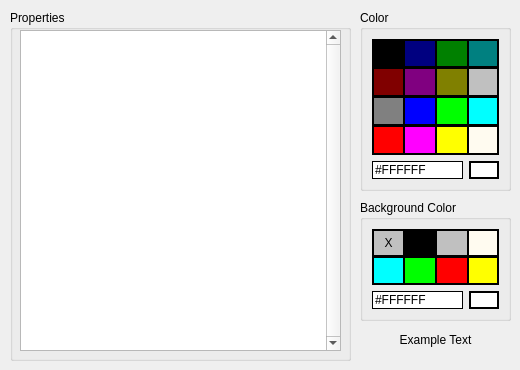
   <widget class="QWidget" name="tabColors">
    <attribute name="title">
     <string>Colors</string>
    </attribute>
    <widget class="QGroupBox" name="groupColor">
     <property name="geometry">
      <rect>
       <x>360</x>
       <y>10</y>
       <width>151</width>
       <height>181</height>
      </rect>
     </property>
     <property name="title">
      <string>Color</string>
     </property>
     <property name="checkable">
      <bool>false</bool>
     </property>
     <layout class="QGridLayout" name="gridLayout_2">
      <item row="0" column="0" colspan="2">
       <layout class="QGridLayout" name="gridForegroundColors">
        <property name="spacing">
         <number>0</number>
        </property>
        <item row="0" column="0">
         <widget class="QPushButton" name="button000000">
          <property name="sizePolicy">
           <sizepolicy hsizetype="MinimumExpanding" vsizetype="MinimumExpanding">
            <horstretch>0</horstretch>
            <verstretch>0</verstretch>
           </sizepolicy>
          </property>
          <property name="styleSheet">
           <string notr="true">background-color: #000000;
border: solid black;
border-width: 2px 1px 2px 2px;</string>
          </property>
          <property name="text">
           <string/>
          </property>
         </widget>
        </item>
        <item row="0" column="1">
         <widget class="QPushButton" name="button000080">
          <property name="sizePolicy">
           <sizepolicy hsizetype="MinimumExpanding" vsizetype="MinimumExpanding">
            <horstretch>0</horstretch>
            <verstretch>0</verstretch>
           </sizepolicy>
          </property>
          <property name="styleSheet">
           <string notr="true">background-color: #000080;
border: solid black;
border-width: 2px 1px 2px 1px;</string>
          </property>
          <property name="text">
           <string/>
          </property>
         </widget>
        </item>
        <item row="0" column="2">
         <widget class="QPushButton" name="button008000">
          <property name="sizePolicy">
           <sizepolicy hsizetype="MinimumExpanding" vsizetype="MinimumExpanding">
            <horstretch>0</horstretch>
            <verstretch>0</verstretch>
           </sizepolicy>
          </property>
          <property name="styleSheet">
           <string notr="true">background-color: #008000;
border: solid black;
border-width: 2px 1px 2px 1px;</string>
          </property>
          <property name="text">
           <string/>
          </property>
         </widget>
        </item>
        <item row="0" column="3">
         <widget class="QPushButton" name="button008080">
          <property name="sizePolicy">
           <sizepolicy hsizetype="MinimumExpanding" vsizetype="MinimumExpanding">
            <horstretch>0</horstretch>
            <verstretch>0</verstretch>
           </sizepolicy>
          </property>
          <property name="styleSheet">
           <string notr="true">background-color: #008080;
border: solid black;
border-width: 2px 2px 2px 1px;</string>
          </property>
          <property name="text">
           <string/>
          </property>
         </widget>
        </item>
        <item row="1" column="0">
         <widget class="QPushButton" name="button800000">
          <property name="sizePolicy">
           <sizepolicy hsizetype="MinimumExpanding" vsizetype="MinimumExpanding">
            <horstretch>0</horstretch>
            <verstretch>0</verstretch>
           </sizepolicy>
          </property>
          <property name="styleSheet">
           <string notr="true">background-color: #800000;
border: solid black;
border-width: 1px 1px 2px 2px;</string>
          </property>
          <property name="text">
           <string/>
          </property>
         </widget>
        </item>
        <item row="1" column="1">
         <widget class="QPushButton" name="button800080">
          <property name="sizePolicy">
           <sizepolicy hsizetype="MinimumExpanding" vsizetype="MinimumExpanding">
            <horstretch>0</horstretch>
            <verstretch>0</verstretch>
           </sizepolicy>
          </property>
          <property name="styleSheet">
           <string notr="true">background-color: #800080;
border: solid black;
border-width: 1px 1px 2px 1px;</string>
          </property>
          <property name="text">
           <string/>
          </property>
         </widget>
        </item>
        <item row="1" column="2">
         <widget class="QPushButton" name="button808000">
          <property name="sizePolicy">
           <sizepolicy hsizetype="MinimumExpanding" vsizetype="MinimumExpanding">
            <horstretch>0</horstretch>
            <verstretch>0</verstretch>
           </sizepolicy>
          </property>
          <property name="styleSheet">
           <string notr="true">background-color: #808000;
border: solid black;
border-width: 1px 1px 2px 1px;</string>
          </property>
          <property name="text">
           <string/>
          </property>
         </widget>
        </item>
        <item row="1" column="3">
         <widget class="QPushButton" name="buttonC0C0C0">
          <property name="sizePolicy">
           <sizepolicy hsizetype="MinimumExpanding" vsizetype="MinimumExpanding">
            <horstretch>0</horstretch>
            <verstretch>0</verstretch>
           </sizepolicy>
          </property>
          <property name="styleSheet">
           <string notr="true">background-color: #C0C0C0;
border: solid black;
border-width: 1px 2px 2px 1px;</string>
          </property>
          <property name="text">
           <string/>
          </property>
         </widget>
        </item>
        <item row="2" column="0">
         <widget class="QPushButton" name="button808080">
          <property name="sizePolicy">
           <sizepolicy hsizetype="MinimumExpanding" vsizetype="MinimumExpanding">
            <horstretch>0</horstretch>
            <verstretch>0</verstretch>
           </sizepolicy>
          </property>
          <property name="styleSheet">
           <string notr="true">background-color: #808080;
border: solid black;
border-width: 1px 1px 2px 2px;</string>
          </property>
          <property name="text">
           <string/>
          </property>
         </widget>
        </item>
        <item row="2" column="1">
         <widget class="QPushButton" name="button0000FF">
          <property name="sizePolicy">
           <sizepolicy hsizetype="MinimumExpanding" vsizetype="MinimumExpanding">
            <horstretch>0</horstretch>
            <verstretch>0</verstretch>
           </sizepolicy>
          </property>
          <property name="styleSheet">
           <string notr="true">background-color: #0000FF;
border: solid black;
border-width: 1px 1px 2px 1px;</string>
          </property>
          <property name="text">
           <string/>
          </property>
         </widget>
        </item>
        <item row="2" column="2">
         <widget class="QPushButton" name="button00FF00">
          <property name="sizePolicy">
           <sizepolicy hsizetype="MinimumExpanding" vsizetype="MinimumExpanding">
            <horstretch>0</horstretch>
            <verstretch>0</verstretch>
           </sizepolicy>
          </property>
          <property name="styleSheet">
           <string notr="true">background-color: #00FF00;
border: solid black;
border-width: 1px 1px 2px 1px;</string>
          </property>
          <property name="text">
           <string/>
          </property>
         </widget>
        </item>
        <item row="2" column="3">
         <widget class="QPushButton" name="button00FFFF">
          <property name="sizePolicy">
           <sizepolicy hsizetype="MinimumExpanding" vsizetype="MinimumExpanding">
            <horstretch>0</horstretch>
            <verstretch>0</verstretch>
           </sizepolicy>
          </property>
          <property name="styleSheet">
           <string notr="true">background-color: #00FFFF;
border: solid black;
border-width: 1px 2px 2px 1px;</string>
          </property>
          <property name="text">
           <string/>
          </property>
         </widget>
        </item>
        <item row="3" column="0">
         <widget class="QPushButton" name="buttonFF0000">
          <property name="sizePolicy">
           <sizepolicy hsizetype="MinimumExpanding" vsizetype="MinimumExpanding">
            <horstretch>0</horstretch>
            <verstretch>0</verstretch>
           </sizepolicy>
          </property>
          <property name="styleSheet">
           <string notr="true">background-color : #FF0000;
border: solid black;
border-width: 1px 1px 2px 2px;</string>
          </property>
          <property name="text">
           <string/>
          </property>
         </widget>
        </item>
        <item row="3" column="1">
         <widget class="QPushButton" name="buttonFF00FF">
          <property name="sizePolicy">
           <sizepolicy hsizetype="MinimumExpanding" vsizetype="MinimumExpanding">
            <horstretch>0</horstretch>
            <verstretch>0</verstretch>
           </sizepolicy>
          </property>
          <property name="styleSheet">
           <string notr="true">background-color: #FF00FF;
border: solid black;
border-width: 1px 1px 2px 1px;</string>
          </property>
          <property name="text">
           <string/>
          </property>
         </widget>
        </item>
        <item row="3" column="2">
         <widget class="QPushButton" name="buttonFFFF00">
          <property name="sizePolicy">
           <sizepolicy hsizetype="MinimumExpanding" vsizetype="MinimumExpanding">
            <horstretch>0</horstretch>
            <verstretch>0</verstretch>
           </sizepolicy>
          </property>
          <property name="styleSheet">
           <string notr="true">background-color: #FFFF00;
border: solid black;
border-width: 1px 1px 2px 1px;</string>
          </property>
          <property name="text">
           <string/>
          </property>
         </widget>
        </item>
        <item row="3" column="3">
         <widget class="QPushButton" name="buttonFFFFFF">
          <property name="sizePolicy">
           <sizepolicy hsizetype="MinimumExpanding" vsizetype="MinimumExpanding">
            <horstretch>0</horstretch>
            <verstretch>0</verstretch>
           </sizepolicy>
          </property>
          <property name="styleSheet">
           <string notr="true">background-color: #FFFBF0;
border: solid black;
border-width: 1px 2px 2px 1px;</string>
          </property>
          <property name="text">
           <string/>
          </property>
         </widget>
        </item>
       </layout>
      </item>
      <item row="1" column="0">
       <widget class="QLineEdit" name="editColor">
        <property name="sizePolicy">
         <sizepolicy hsizetype="Fixed" vsizetype="Fixed">
          <horstretch>0</horstretch>
          <verstretch>0</verstretch>
         </sizepolicy>
        </property>
        <property name="styleSheet">
         <string notr="true">QLineEdit {border-style: outset; border-width: 1px; border-color: black}</string>
        </property>
        <property name="text">
         <string>#FFFFFF</string>
        </property>
        <property name="frame">
         <bool>false</bool>
        </property>
       </widget>
      </item>
      <item row="1" column="1">
       <widget class="QPushButton" name="buttonColor">
        <property name="sizePolicy">
         <sizepolicy hsizetype="Fixed" vsizetype="Fixed">
          <horstretch>0</horstretch>
          <verstretch>0</verstretch>
         </sizepolicy>
        </property>
        <property name="minimumSize">
         <size>
          <width>30</width>
          <height>18</height>
         </size>
        </property>
        <property name="styleSheet">
         <string notr="true">background-color: #FFFFFF; border : 2px solid black</string>
        </property>
        <property name="text">
         <string/>
        </property>
       </widget>
      </item>
     </layout>
    </widget>
    <widget class="QGroupBox" name="groupBackgroundColor">
     <property name="geometry">
      <rect>
       <x>360</x>
       <y>200</y>
       <width>151</width>
       <height>121</height>
      </rect>
     </property>
     <property name="title">
      <string>Background Color</string>
     </property>
     <layout class="QGridLayout" name="gridLayout">
      <item row="0" column="0" colspan="2">
       <layout class="QGridLayout" name="gridBackgroundColors">
        <property name="spacing">
         <number>0</number>
        </property>
        <item row="0" column="0">
         <widget class="QPushButton" name="buttonBackgroundNone">
          <property name="sizePolicy">
           <sizepolicy hsizetype="MinimumExpanding" vsizetype="MinimumExpanding">
            <horstretch>0</horstretch>
            <verstretch>0</verstretch>
           </sizepolicy>
          </property>
          <property name="styleSheet">
           <string notr="true">background-color: #C0C0C0;
border: solid black;
border-width: 2px 1px 2px 2px;</string>
          </property>
          <property name="text">
           <string>X</string>
          </property>
         </widget>
        </item>
        <item row="0" column="1">
         <widget class="QPushButton" name="buttonBackground000000">
          <property name="sizePolicy">
           <sizepolicy hsizetype="MinimumExpanding" vsizetype="MinimumExpanding">
            <horstretch>0</horstretch>
            <verstretch>0</verstretch>
           </sizepolicy>
          </property>
          <property name="styleSheet">
           <string notr="true">background-color: #000000;
border: solid black;
border-width: 2px 1px 2px 1px;</string>
          </property>
          <property name="text">
           <string/>
          </property>
         </widget>
        </item>
        <item row="0" column="2">
         <widget class="QPushButton" name="buttonBackgroundC0C0C0">
          <property name="sizePolicy">
           <sizepolicy hsizetype="MinimumExpanding" vsizetype="MinimumExpanding">
            <horstretch>0</horstretch>
            <verstretch>0</verstretch>
           </sizepolicy>
          </property>
          <property name="styleSheet">
           <string notr="true">background-color: #C0C0C0;
border: solid black;
border-width: 2px 1px 2px 1px;</string>
          </property>
          <property name="text">
           <string/>
          </property>
         </widget>
        </item>
        <item row="0" column="3">
         <widget class="QPushButton" name="buttonBackgroundFFFFFF">
          <property name="sizePolicy">
           <sizepolicy hsizetype="MinimumExpanding" vsizetype="MinimumExpanding">
            <horstretch>0</horstretch>
            <verstretch>0</verstretch>
           </sizepolicy>
          </property>
          <property name="styleSheet">
           <string notr="true">background-color: #FFFBF0;
border: solid black;
border-width: 2px 2px 2px 1px;</string>
          </property>
          <property name="text">
           <string/>
          </property>
         </widget>
        </item>
        <item row="1" column="0">
         <widget class="QPushButton" name="buttonBackground00FFFF">
          <property name="sizePolicy">
           <sizepolicy hsizetype="MinimumExpanding" vsizetype="MinimumExpanding">
            <horstretch>0</horstretch>
            <verstretch>0</verstretch>
           </sizepolicy>
          </property>
          <property name="styleSheet">
           <string notr="true">background-color : #00FFFF;
border: solid black;
border-width: 1px 1px 2px 2px;</string>
          </property>
          <property name="text">
           <string/>
          </property>
         </widget>
        </item>
        <item row="1" column="1">
         <widget class="QPushButton" name="buttonBackground00FF00">
          <property name="sizePolicy">
           <sizepolicy hsizetype="MinimumExpanding" vsizetype="MinimumExpanding">
            <horstretch>0</horstretch>
            <verstretch>0</verstretch>
           </sizepolicy>
          </property>
          <property name="styleSheet">
           <string notr="true">background-color: #00FF00;
border: solid black;
border-width: 1px 1px 2px 1px;</string>
          </property>
          <property name="text">
           <string/>
          </property>
         </widget>
        </item>
        <item row="1" column="2">
         <widget class="QPushButton" name="buttonBackgroundFF0000">
          <property name="sizePolicy">
           <sizepolicy hsizetype="MinimumExpanding" vsizetype="MinimumExpanding">
            <horstretch>0</horstretch>
            <verstretch>0</verstretch>
           </sizepolicy>
          </property>
          <property name="styleSheet">
           <string notr="true">background-color: #FF0000;
border: solid black;
border-width: 1px 1px 2px 1px;</string>
          </property>
          <property name="text">
           <string/>
          </property>
         </widget>
        </item>
        <item row="1" column="3">
         <widget class="QPushButton" name="buttonBackgroundFFFF00">
          <property name="sizePolicy">
           <sizepolicy hsizetype="MinimumExpanding" vsizetype="MinimumExpanding">
            <horstretch>0</horstretch>
            <verstretch>0</verstretch>
           </sizepolicy>
          </property>
          <property name="styleSheet">
           <string notr="true">background-color: #FFFF00;
border: solid black;
border-width: 1px 2px 2px 1px;</string>
          </property>
          <property name="text">
           <string/>
          </property>
         </widget>
        </item>
       </layout>
      </item>
      <item row="1" column="0">
       <widget class="QLineEdit" name="editBackgroundColor">
        <property name="sizePolicy">
         <sizepolicy hsizetype="Fixed" vsizetype="Fixed">
          <horstretch>0</horstretch>
          <verstretch>0</verstretch>
         </sizepolicy>
        </property>
        <property name="styleSheet">
         <string notr="true">QLineEdit {border-style: outset; border-width: 1px; border-color: black}</string>
        </property>
        <property name="text">
         <string>#FFFFFF</string>
        </property>
        <property name="frame">
         <bool>false</bool>
        </property>
       </widget>
      </item>
      <item row="1" column="1">
       <widget class="QPushButton" name="buttonBackgroundColor">
        <property name="sizePolicy">
         <sizepolicy hsizetype="Fixed" vsizetype="Fixed">
          <horstretch>0</horstretch>
          <verstretch>0</verstretch>
         </sizepolicy>
        </property>
        <property name="minimumSize">
         <size>
          <width>30</width>
          <height>18</height>
         </size>
        </property>
        <property name="styleSheet">
         <string notr="true">background-color: #FFFFFF; border : 2px solid black</string>
        </property>
        <property name="text">
         <string/>
        </property>
       </widget>
      </item>
     </layout>
    </widget>
    <widget class="QGroupBox" name="groupProperties">
     <property name="geometry">
      <rect>
       <x>10</x>
       <y>10</y>
       <width>341</width>
       <height>351</height>
      </rect>
     </property>
     <property name="title">
      <string>Properties</string>
     </property>
     <property name="checkable">
      <bool>false</bool>
     </property>
     <widget class="QListWidget" name="listColorNames">
      <property name="geometry">
       <rect>
        <x>10</x>
        <y>20</y>
        <width>321</width>
        <height>321</height>
       </rect>
      </property>
      <property name="verticalScrollBarPolicy">
       <enum>Qt::ScrollBarAlwaysOn</enum>
      </property>
      <property name="horizontalScrollBarPolicy">
       <enum>Qt::ScrollBarAlwaysOff</enum>
      </property>
     </widget>
    </widget>
    <widget class="QLabel" name="exampleText">
     <property name="geometry">
      <rect>
       <x>370</x>
       <y>330</y>
       <width>131</width>
       <height>20</height>
      </rect>
     </property>
     <property name="text">
      <string>Example Text</string>
     </property>
     <property name="alignment">
      <set>Qt::AlignCenter</set>
     </property>
    </widget>
    <zorder>groupBackgroundColor</zorder>
    <zorder>groupColor</zorder>
    <zorder>groupProperties</zorder>
    <zorder>exampleText</zorder>
   </widget>
